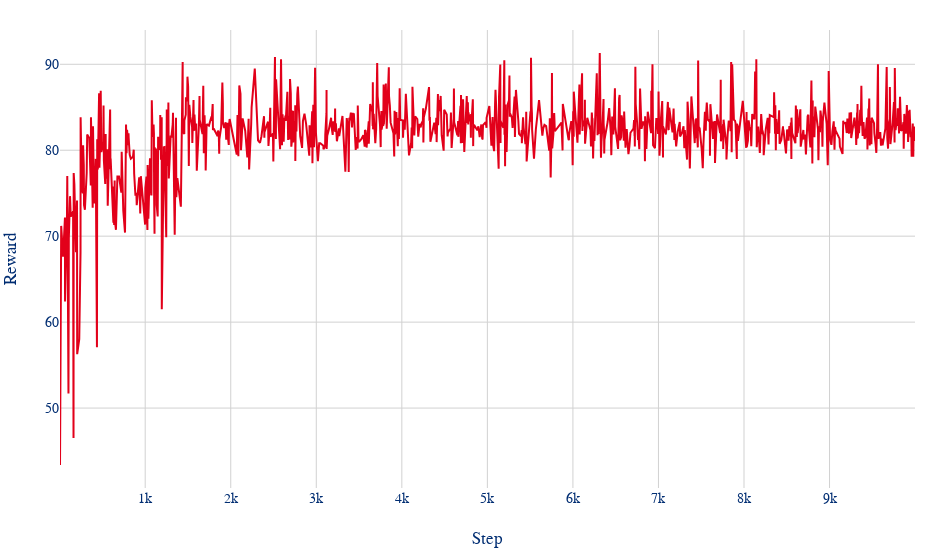

Notebook code for this chart:
### Markdown cell above
## Regional Distribution Coordinator

### Code cell
rdc_reward_fig = go.Figure(
    layout=go.Layout(
        xaxis=dict(title="Step"),
        yaxis=dict(title="Reward"),
        template="esslingen_cd",
        height=548,
        width=945,
        margin=dict(l=60, r=30, t=30, b=60),
    )
)

rdc_reward_fig.add_trace(go.Scatter(
    x=rdc_reward_data['Step'],
    y=rdc_reward_data['Value'],
    mode='lines',
    name='Reward',
    line=dict(color=HE_RED, width=2),
    marker=dict(size=5)
))
rdc_reward_fig.show()

### Figure 1 — Plotly figure (JSON) as saved in the notebook; plotly's stock layout.template omitted (floating-point values rounded to 4 significant figures; data arrays with more than 128 entries replaced by an {"elided": "..."} marker saying what was removed)
{"data": [{"line": {"color": "#E2001A", "width": 2}, "marker": {"size": 5}, "mode": "lines", "name": "Reward", "type": "scatter", "x": {"elided": "1000 int values"}, "y": {"elided": "1000 float values"}}], "layout": {"height": 548, "margin": {"b": 60, "l": 60, "r": 30, "t": 30}, "width": 945, "xaxis": {"title": {"text": "Step"}}, "yaxis": {"title": {"text": "Reward"}}}}
